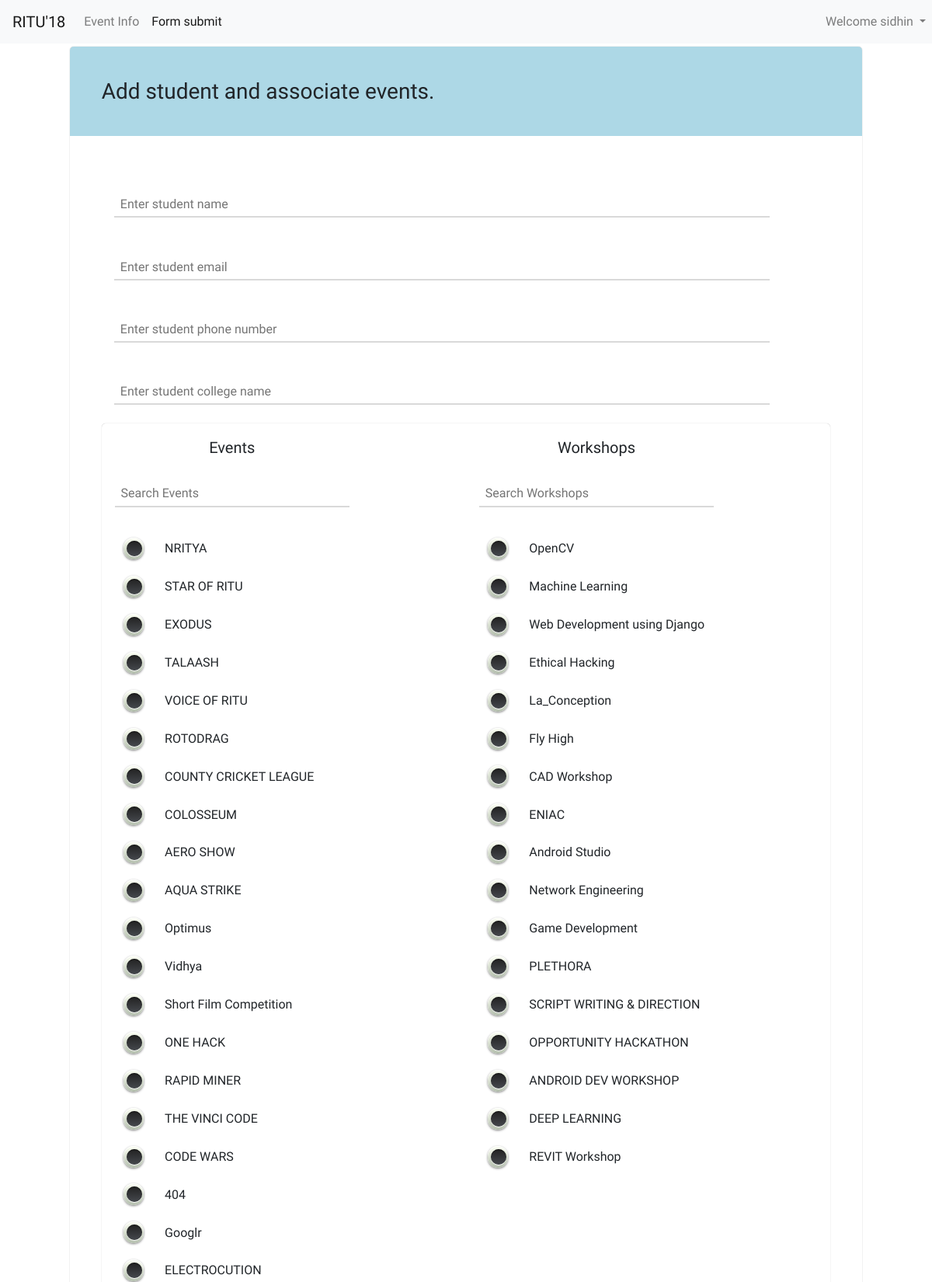
/admin_panel (signed in, upper part), run on the app's committed database.
### EventManagement/models.py (models this page shows, shortened)
class Volunteer(models.Model):
    GROUP_NAME = "volunteer"
    user = models.OneToOneField(User, on_delete=models.CASCADE)
    phone = models.CharField(max_length=15)

class Event(models.Model):
    name = models.CharField(max_length=255)
    code = models.CharField(max_length=10, unique=True)
    organizer = models.ForeignKey(Organizer, on_delete=models.CASCADE)
    timing = models.DateTimeField(null=True)
    additional_data = models.TextField()
    amount = models.CharField(max_length=10, null=True)
    is_team_event = models.BooleanField(default=False)
    venue = models.CharField(max_length=500)

class Workshop(models.Model):
    name = models.CharField(max_length=255)
    code = models.CharField(max_length=10)
    organizer = models.ForeignKey(Organizer, on_delete=models.CASCADE, null=True)
    timing = models.DateTimeField(null=True)
    amount = models.CharField(max_length=10, null=True)
    is_team_event = models.BooleanField(default=False)
    venue = models.CharField(max_length=500)

### EventManagement/views.py (the view, shortened to what this page needs)
# urls.py: path('admin_panel', views.admin_panel, name="admin_panel"),
@login_required
def admin_panel(request):
    context = {'event_list': Event.objects.all(), 'workshop_list': Workshop.objects.all(), 'user': request.user}
    if belongs_to_group(request.user, EventVolunteer.GROUP_NAME):
        event_volunteer = EventVolunteer.objects.get(user=request.user)
        context['event_volunteer'] = event_volunteer
        org_events = Event.objects.filter(organizer=event_volunteer.organizer)
        context['event_registrations'] = []
        for i, event in enumerate(org_events):
            context['event_registrations'].append({
                'code': event.code,
                'name': event.name,
                'list': []
            })
            registrations = Registration.objects.filter(event=event)
            for reg in registrations:
                context['event_registrations'][i]['list'].append({
                    'profile': reg.profile.serialize,
                    'additional_data': reg.additional_data,
                })
        org_workshops = Workshop.objects.filter(organizer=event_volunteer.organizer)
        context['workshop_registrations'] = []
        for i, event in enumerate(org_workshops):
            context['workshop_registrations'].append({
                'code': event.code,
                'name': event.name,
                'list': []
            })
            registrations = Registration.objects.filter(event=event)
            for reg in registrations:
                context['workshop_registrations'][i]['list'].append({
                    'profile': reg.profile.serialize,
                    'additional_data': reg.additional_data,
                })
        return render(request, 'EventManagement/event_volunteer_admin.html', context)
    elif belongs_to_group(request.user, RegistrationDesk.GROUP_NAME):
        event_volunteer = RegistrationDesk.objects.get(user=request.user)
        context['event_volunteer'] = event_volunteer
        context['p_form'] = ProfileForm()
        return render(request, 'EventManagement/event_volunteer_admin.html', context)
    else:
        raise PermissionDenied("Not a authorized to view the page")

### EventManagement/forms.py
class ProfileForm(forms.ModelForm):
    class Meta:
        model = Profile
        exclude = ['id_code']

### EventManagement/models.py (called while the page is built)
    def __str__(self):
        return self.name

### EventManagement/utils.py (called while the page is built)
def belongs_to_group(user, group_name):
    return user.groups.filter(name=group_name).exists()

### EventManagement/templates/EventManagement/event_volunteer_admin.html (shortened to what this page needs)
{% extends 'EventManagement/base.html' %}
{% load static %}
{% block link %}
    <link rel="stylesheet" href="{% static 'event_volunteer_admin.css' %}">
{% endblock %}
{% block nav-icons %}
    <div class="collapse navbar-collapse" id="navbarSupportedContent">
        <ul class="navbar-nav mr-auto">
            <li class="nav-item ">
                <a class="nav-link event-info" href="#">Event Info <span class="sr-only">(current)</span></a>
            </li>
            <li class="nav-item  active">
                <a class="nav-link form-submit" href="#">Form submit</a>
            </li>
            <li class="nav-item dropdown">
                <a class="nav-link dropdown-toggle" href="#" id="navbarDropdown" role="button" data-toggle="dropdown" aria-haspopup="true" aria-expanded="false">
                   Welcome {{ event_volunteer.user.username }}
                </a>
            </li>
        </ul>
    </div>
{% endblock %}
{% block body %}
    <div class="container">
    <div class="form">
        <h3>Add student and associate events.</h3>
        <form action="{% url 'add_profile' %}" name="form" id="form" method="post">
            <input name="name" maxlength="500" required="" id="id_name" placeholder="Enter student name">
            <input type="email" name="email" maxlength="254" required="" id="id_email" placeholder="Enter student email">
            <input type="tel" name="phone" maxlength="15" required="" id="id_phone" placeholder="Enter student phone number">
            <input name="college" maxlength="500" required="" id="id_college" placeholder="Enter student college name">
            <div class="select_events">
                <div class="event ">
                    <div class="heading">
                        <h5>Events</h5>
                        <input type="search" placeholder="Search Events" id="search-event">
                    </div>
                    <div class="options">
                        {% for event in event_list %}
                            <div class="item">
                                <div class="roundedOne">
                                    <label for="{{ event.name }}"></label>
                                </div>
                                <label class="event-names" for="{{ event.name }}"><span>{{ event.name }}</span></label>
                            </div>
                        {% endfor %}
                    </div>
                </div>
                <div class="workshop ">
                <div class="heading">
                    <h5>Workshops</h5>
                    <input type="search" placeholder="Search Workshops" id="search-workshop">
                </div>
                <div class="options">
                {% for workshop in workshop_list %}
                    <div class="item">
                        <div class="roundedOne">
                            <label for="{{ workshop.name }}"></label>
                        </div>
                    <label class="workshop-names" for="{{ workshop.name }}"><span>{{ workshop.name }}</span></label>
                    </div>
                {% endfor %}
                </div>
            </div>
            </div>
        </form>
    </div>
    </div>
{% endblock %}

### EventManagement/templates/EventManagement/base.html (shortened to what this page needs)
{% load static %}
<!doctype html>
<html lang="en">
<head>
    <link rel="stylesheet" href="https://maxcdn.bootstrapcdn.com/bootstrap/4.0.0/css/bootstrap.min.css">
    <link rel="stylesheet" href="{% static 'base.css' %}">
    {% block link %}{% endblock %}
</head>
<body>
<nav class="navbar fixed-top navbar-expand-lg navbar-light bg-light">
    <a class="navbar-brand" href="#">RITU'18</a>
    {% block nav-icons %}
    {% endblock %}
</nav>
{% block body %}
{% endblock %}
</body>

### EventManagement/static/base.css (style rules this page uses)
body { font-family: 'Comfortaa', cursive !important; }
.dropdown { position: absolute; right:0; }
.container { padding: 5% 15%; margin-bottom: 5%; }
form input { background: none; padding: 0.2em 1em 0.2em 0.5em; width: 90%; border: none; border-bottom: 2px solid #8080804d; margin: 1.5em 1em }

### EventManagement/static/event_volunteer_admin.css (style rules this page uses)
.container { padding: 5%; }
a , a:hover { text-decoration: none; }
.form { box-shadow: 0 0 1px #00000082; border-radius: 5px; }
.form h3 { padding: 4%; background-color: lightblue; border-top-left-radius: 5px; border-top-right-radius: 5px; }
.form form { padding: 4%; }
.roundedOne { width: 28px; height: 28px; position: relative; background: #fcfff4; background: -webkit-gradient(linear, left top, left bottom, from(#fcfff4), color-stop(40%, #dfe5d7), to(#b3bead)); background: linear-gradient(to bottom, #fcfff4 0%, #dfe5d7 40%, #b3bead 100%); border-radius: 50px; -webkit-box-shadow: inset 0px 1px 1px white, 0px 1px 3px rgba(0, 0, 0, 0.5); box-shadow: inset 0px 1px 1px white, 0px 1px 3px rgba(0, 0, 0, 0.5); }
.roundedOne label { width: 20px; height: 20px; cursor: pointer; position: absolute; left: 4px; top: 4px; background: -webkit-gradient(linear, left top, left bottom, from(#222222), to(#45484d)); background: linear-gradient(to bottom, #222222 0%, #45484d 100%); border-radius: 50px; -webkit-box-shadow: inset 0px 1px 1px rgba(0, 0, 0, 0.5), 0px 1px 0px white; box-shadow: inset 0px 1px 1px rgba(0, 0, 0, 0.5), 0px 1px 0px white; }
.roundedOne label:after { content: ''; width: 16px; height: 16px; position: absolute; top: 2px; left: 2px; background: #27ae60; background: -webkit-gradient(linear, left top, left bottom, from(#27ae60), to(#145b32)); background: linear-gradient(to bottom, #27ae60 0%, #145b32 100%); opacity: 0; border-radius: 50px; -webkit-box-shadow: inset 0px 1px 1px white, 0px 1px 3px rgba(0, 0, 0, 0.5); box-shadow: inset 0px 1px 1px white, 0px 1px 3px rgba(0, 0, 0, 0.5); }
.heading { text-align: center; position: absolute; background: white; z-index: 2; }
.event .heading { width: 28% }
.workshop .heading { right: 22%; width: 28%; }
.select_events { padding-top: 2%; padding-bottom: 2%; border-radius: 5px; box-shadow: 0 0 1px #0000005c; }
.event { width: 50%; display: inline-block; max-height: 75vh; min-height:75vh; object-fit: contain; overflow-y: scroll; }
.workshop { width: 50%; display: inline-block; float: right; max-height: 75vh; min-height:75vh; object-fit: contain; overflow-y: scroll; }
.options { margin-top: 25%; margin-left: 5%; }
.item { display: inline-flex; padding: 1%; width: 95%; border-radius: 10px; align-items: center; }
.item span { margin-top: 0; padding: 2% 7%; width: 100% }
.event-names , .workshop-names { width: 100%; margin: 0; padding: 8px 0; cursor: pointer; }

### data on the page
Volunteer: user.username "sidhin"
Event: name "NRITYA"
Event: name "STAR OF RITU"
Event: name "EXODUS"
Event: name "TALAASH"
Event: name "VOICE OF RITU"
Event: name "ROTODRAG"
Event: name "COUNTY CRICKET LEAGUE"
Event: name "COLOSSEUM"
Event: name "AERO SHOW"
Event: name "AQUA STRIKE"
Event: name "Optimus"
Event: name "Vidhya"
Event: name "Short Film Competition"
Event: name "ONE HACK"
Event: name "RAPID MINER"
Event: name "THE VINCI CODE"
Event: name "CODE WARS"
Event: name "404"
Event: name "Googlr"
Event: name "ELECTROCUTION"
Workshop: name "OpenCV"
Workshop: name "Machine Learning"
Workshop: name "Web Development using Django"
Workshop: name "Ethical Hacking"
Workshop: name "La_Conception"
Workshop: name "Fly High"
Workshop: name "CAD Workshop"
Workshop: name "ENIAC"
Workshop: name "Android Studio"
Workshop: name "Network Engineering"
Workshop: name "Game Development"
Workshop: name "PLETHORA"
Workshop: name "SCRIPT WRITING & DIRECTION"
Workshop: name "OPPORTUNITY HACKATHON"
Workshop: name "ANDROID DEV WORKSHOP"
Workshop: name "DEEP LEARNING"
Workshop: name "REVIT Workshop"
